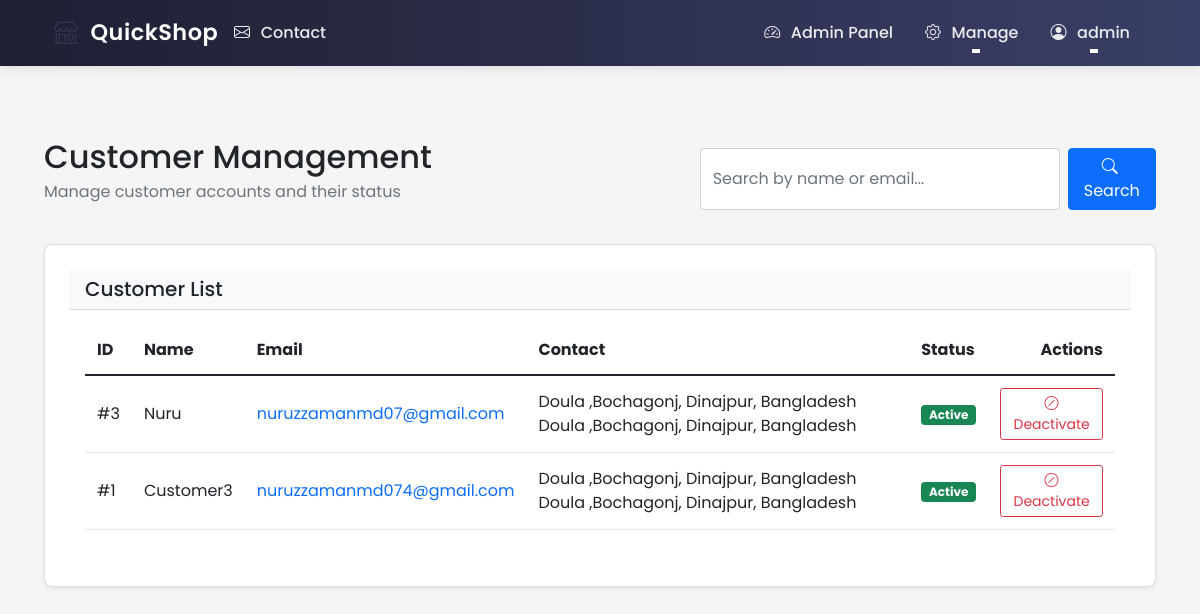
/admin/manage-users (signed in), run on an earlier commit of the app's database.
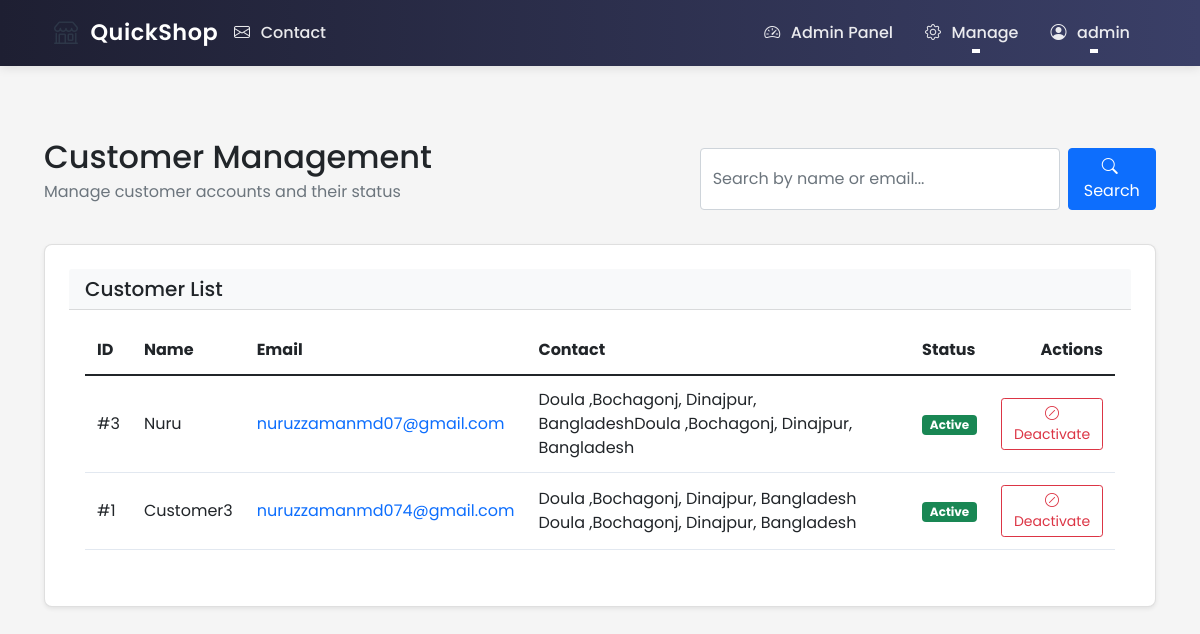
And on a later commit of the database.
### ecommerce/models/user.py (models this page shows, shortened)
class User(UserMixin, db.Model):
    id = db.Column(db.Integer, primary_key=True)
    username = db.Column(db.String(80), unique=True, nullable=False)
    email = db.Column(db.String(120), unique=True, nullable=False)
    password_hash = db.Column(db.String(128))
    role = db.Column(db.String(20), nullable=False, default='user')  # user, shop_owner, delivery, admin
    phone = db.Column(db.String(20))  # Added phone number field
    location_lat = db.Column(db.Float)
    location_lng = db.Column(db.Float)
    address = db.Column(db.String(200))
    created_at = db.Column(db.DateTime, default=datetime.utcnow)
    updated_at = db.Column(db.DateTime, default=datetime.utcnow, onupdate=datetime.utcnow)
    is_active = db.Column(db.Boolean, default=True)
    email_notifications = db.Column(db.Boolean, default=True)
    orders = db.relationship('Order', lazy=True, foreign_keys='Order.customer_id')
    shop = db.relationship('Shop', backref='owner', lazy=True, uselist=False)
    deliveries = db.relationship('Order', backref='assigned_delivery_person', lazy=True,
                               foreign_keys='Order.delivery_person_id')
    @property
    def is_admin(self):
        return self.role == 'admin'

### ecommerce/routes/admin.py (the view, shortened to what this page needs)
@admin_bp.route('/manage-users')
@login_required
@admin_required
def manage_users():
    q = request.args.get('q', '').strip()
    role = request.args.get('role', 'user')
    query = User.query.filter_by(role=role)
    users = query.order_by(User.id.desc()).all()
    return render_template('admin/manage_users.html', users=users)

### ecommerce/routes/admin.py (called while the page is built)
def admin_required(f):
    @wraps(f)
    def decorated_function(*args, **kwargs):
        if not current_user.is_authenticated or not current_user.is_admin:
            flash('Access denied. Admin privileges required.', 'error')
            return redirect(url_for('main.index'))
        return f(*args, **kwargs)
    return decorated_function

### ecommerce/templates/admin/manage_users.html (shortened to what this page needs)
{% extends "base.html" %}
{% block content %}
<div class="container mt-4">
    <div class="d-flex justify-content-between align-items-center mb-4">
        <div>
            <h2 class="mb-1">Customer Management</h2>
            <p class="text-muted">Manage customer accounts and their status</p>
        </div>
        <div class="d-flex gap-2">
            <form class="d-flex" method="GET">
                <input type="search" name="q" class="form-control me-2"
                       placeholder="Search by name or email..."
                       value="{{ request.args.get('q', '') }}">
                <button type="submit" class="btn btn-primary">
                    <i class="bi bi-search me-1"></i> Search
                </button>
            </form>
        </div>
    </div>
    <div class="card shadow-sm">
        <div class="card-header bg-light">
            <h5 class="mb-0">Customer List</h5>
        </div>
        <div class="card-body">
            {% if users %}
            <div class="table-responsive">
                <table class="table table-hover align-middle">
                    <thead>
                        <tr>
                            <th>ID</th>
                            <th>Name</th>
                            <th>Email</th>
                            <th>Contact</th>
                            <th>Status</th>
                            <th class="text-end">Actions</th>
                        </tr>
                    </thead>
                    <tbody>
                        {% for user in users %}
                        <tr>
                            <td>#{{ user.id }}</td>
                            <td>{{ user.username }}</td>
                            <td>
                                <a href="mailto:{{ user.email }}" class="text-decoration-none">
                                    {{ user.email }}
                                </a>
                            </td>
                            <td>
                                {% if user.address %}
                                    {{ user.address }}
                                {% else %}
                                    <span class="text-muted">Not provided</span>
                                {% endif %}
                            </td>
                            <td>
                                <span class="badge bg-{{ 'success' if user.is_active else 'danger' }}">
                                    {{ 'Active' if user.is_active else 'Inactive' }}
                                </span>
                            </td>
                            <td class="text-end">
                                <button type="button"
                                        class="btn btn-sm btn-outline-{{ 'danger' if user.is_active else 'success' }}"
                                        onclick="toggleUserStatus({{ user.id }}, '{{ user.username }}')"
                                        title="{{ 'Deactivate' if user.is_active else 'Activate' }} user">
                                    <i class="bi bi-{{ 'slash-circle' if user.is_active else 'check-circle' }}"></i>
                                    {{ 'Deactivate' if user.is_active else 'Activate' }}
                                </button>
                            </td>
                        </tr>
                        {% endfor %}
                    </tbody>
                </table>
            </div>
            {% endif %}
        </div>
    </div>
</div>
{% endblock %}

What changed in the data, as far as the page shows it:
changed User "Nuru": address "Doula ,Bochagonj, Dinajpur, Bangladesh Doula ,Bochagonj, Dinajpur, Bangladesh" → "Doula ,Bochagonj, Dinajpur, BangladeshDoula ,Bochagonj, Dinajpur, Bangladesh"
